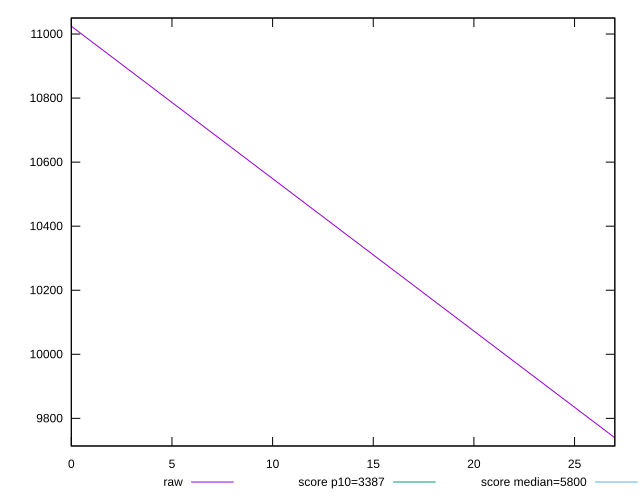

This chart was generated by the following gnuplot code:
reset

$raw <<EOF
0 11024.27611131108
27 9739.36698962195
EOF

set key outside below
set xrange [0:27]
set yrange [9713.668807188169:11049.974293744861]
set trange [9713.668807188169:11049.974293744861]
set terminal svg size 640, 500 enhanced background rgb 'white'
set output "reports/report_00031_2021-02-24T23-18-18.084Z/speed-index/samples/astro/raw/values.svg"

plot $raw title "raw" with line, \
     3387 title "score p10=3387", \
     5800 title "score median=5800"

reset
